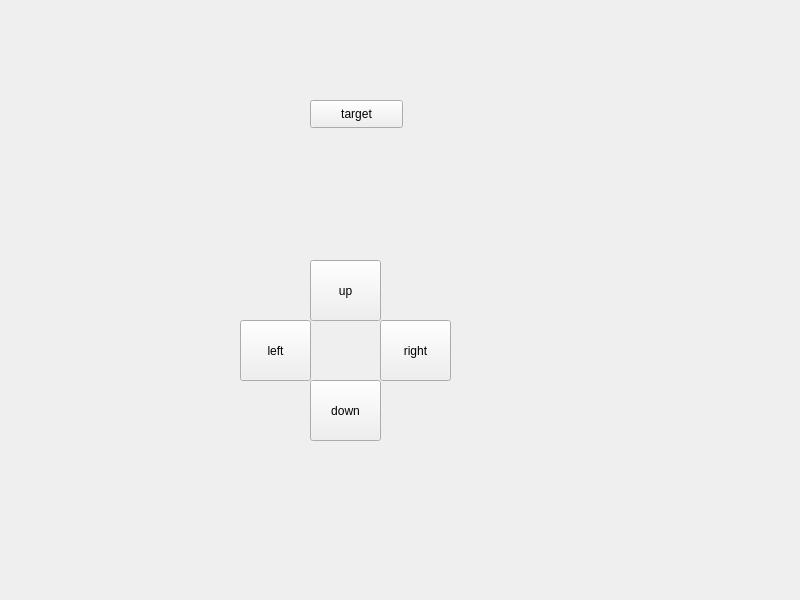
<?xml version="1.0" encoding="UTF-8"?>
<ui version="4.0">
 <class>Widget</class>
 <widget class="QWidget" name="Widget">
  <property name="geometry">
   <rect>
    <x>0</x>
    <y>0</y>
    <width>800</width>
    <height>600</height>
   </rect>
  </property>
  <property name="windowTitle">
   <string>Widget</string>
  </property>
  <widget class="QPushButton" name="pushButton_target">
   <property name="geometry">
    <rect>
     <x>310</x>
     <y>100</y>
     <width>93</width>
     <height>28</height>
    </rect>
   </property>
   <property name="text">
    <string>target</string>
   </property>
  </widget>
  <widget class="QPushButton" name="pushButton_up">
   <property name="geometry">
    <rect>
     <x>310</x>
     <y>260</y>
     <width>71</width>
     <height>61</height>
    </rect>
   </property>
   <property name="text">
    <string>up</string>
   </property>
  </widget>
  <widget class="QPushButton" name="pushButton_down">
   <property name="geometry">
    <rect>
     <x>310</x>
     <y>380</y>
     <width>71</width>
     <height>61</height>
    </rect>
   </property>
   <property name="text">
    <string>down</string>
   </property>
  </widget>
  <widget class="QPushButton" name="pushButton_left">
   <property name="geometry">
    <rect>
     <x>240</x>
     <y>320</y>
     <width>71</width>
     <height>61</height>
    </rect>
   </property>
   <property name="text">
    <string>left</string>
   </property>
  </widget>
  <widget class="QPushButton" name="pushButton_right">
   <property name="geometry">
    <rect>
     <x>380</x>
     <y>320</y>
     <width>71</width>
     <height>61</height>
    </rect>
   </property>
   <property name="text">
    <string>right</string>
   </property>
  </widget>
 </widget>
 <resources/>
 <connections/>
</ui>
